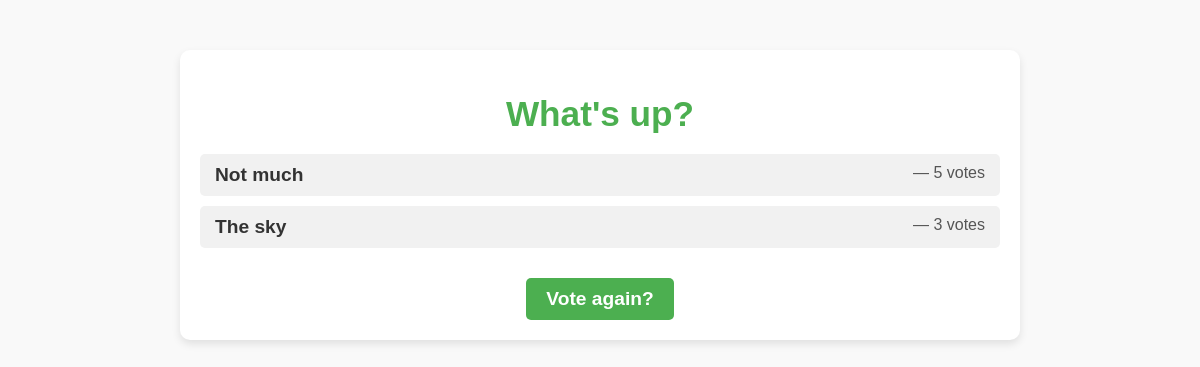
/polls/1/results/, run on an earlier commit of the app's database.
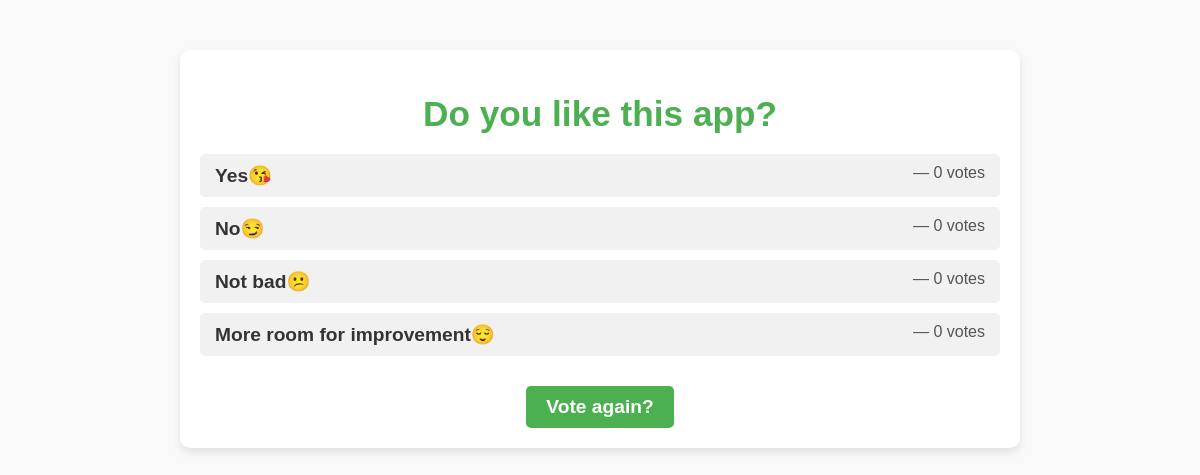
And on a later commit of the database.
### polls/models.py (models this page shows, shortened)
class Question(models.Model):
    question_text = models.CharField(max_length=200)
    pub_date = models.DateTimeField("date published")

class Choice(models.Model):
    question = models.ForeignKey(Question, on_delete=models.CASCADE)
    choice_text = models.CharField(max_length=200)
    votes = models.IntegerField(default=0)

### polls/views.py (the view)
# urls.py: path("<int:pk>/results/", views.ResultsView.as_view(), name="results"),
class ResultsView(generic.DetailView):
    model = Question
    template_name = "polls/results.html"

### polls/templates/polls/results.html (shortened to what this page needs)
{% load static %}
<html lang="en">
<head>
    <link rel="stylesheet" href="{% static 'polls/style.css' %}">
</head>
<body>
    <div class="results-container">
        <h1 class="results-title">{{ question.question_text }}</h1>
        <ul class="results-list">
            {% for choice in question.choice_set.all %}
                <li class="result-item">
                    <span class="choice-text">{{ choice.choice_text }}</span>
                    <span class="votes-text">— {{ choice.votes }} vote{{ choice.votes|pluralize }}</span>
                </li>
            {% endfor %}
        </ul>
        <a href="{% url 'polls:detail' question.id %}" class="vote-again-link">Vote again?</a>
    </div>
</body>
</html>

### polls/static/polls/style.css (style rules this page uses)
body, html { margin: 0; padding: 0; font-family: 'Arial', sans-serif; background-color: #f9f9f9; color: #333; }
.results-container { margin: 50px auto; max-width: 800px; padding: 20px; background: #ffffff; border-radius: 10px; box-shadow: 0 4px 8px rgba(0, 0, 0, 0.1); text-align: center; }
.results-title { font-size: 2.2em; color: #4CAF50; margin-bottom: 20px; font-weight: bold; }
.results-list { list-style: none; padding: 0; margin: 0; text-align: left; }
.result-item { display: flex; justify-content: space-between; padding: 10px 15px; margin: 10px 0; background: #f1f1f1; border-radius: 5px; transition: background-color 0.3s ease; }
.choice-text { font-size: 1.2em; font-weight: bold; color: #333; }
.votes-text { font-size: 1em; color: #555; }
.vote-again-link { display: inline-block; margin-top: 20px; padding: 10px 20px; font-size: 1.2em; font-weight: bold; color: #fff; background-color: #4CAF50; text-decoration: none; border-radius: 5px; transition: background-color 0.3s ease, transform 0.2s ease; }

What changed in the data, as far as the page shows it:
changed Question: question_text "What's up?" → "Do you like this app?"
changed Choice: choice_text "Not much" → "Yes😘"; votes "5" → "0"
changed Choice (number 2 of 4 on the later page): choice_text "The sky" → "No😏"; votes "3" → "0"
added Choice: choice_text "Not bad😕", votes "0"
added Choice: choice_text "More room for improvement😌", votes "0"
